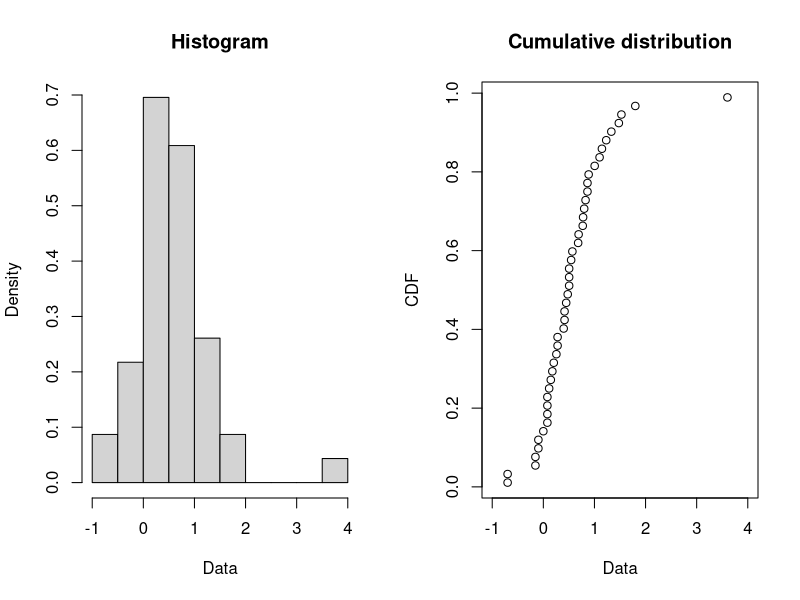
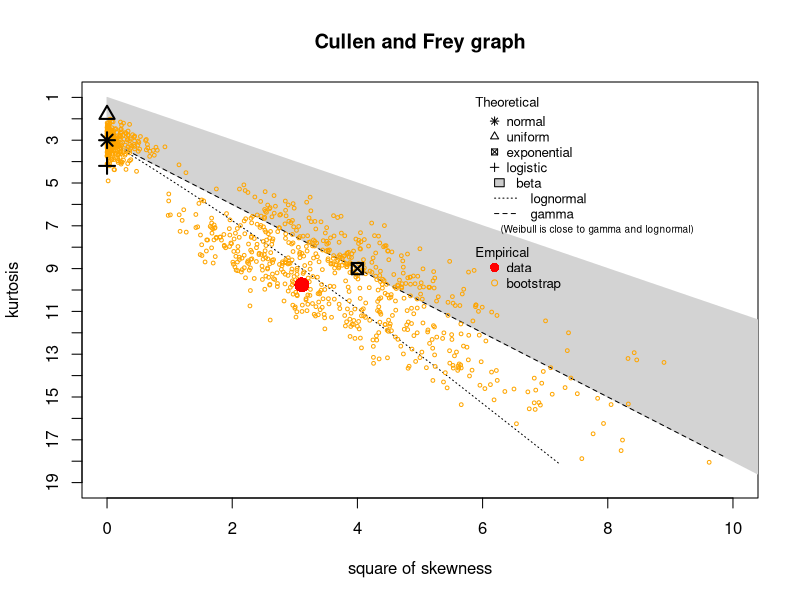
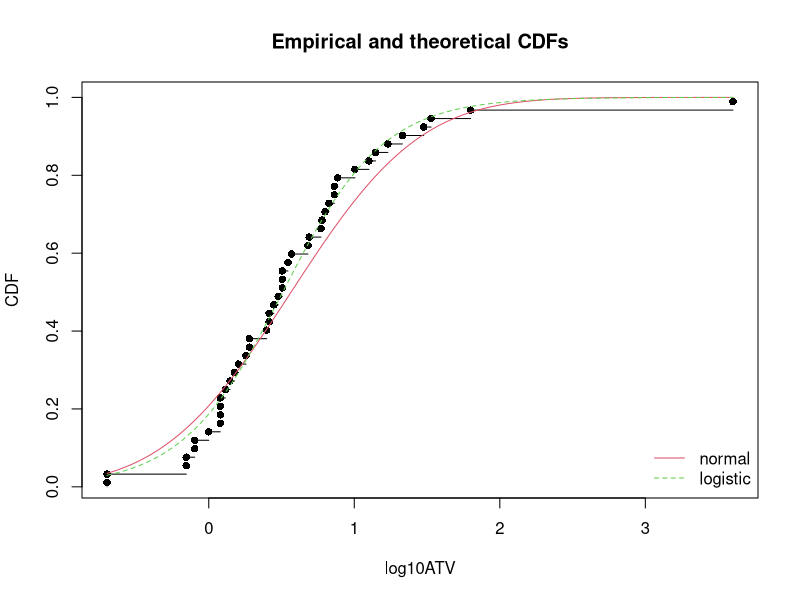
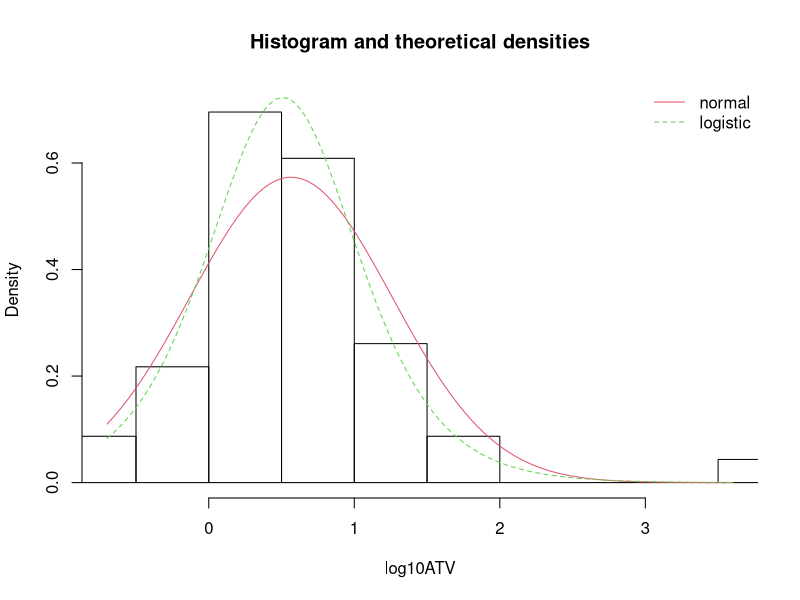
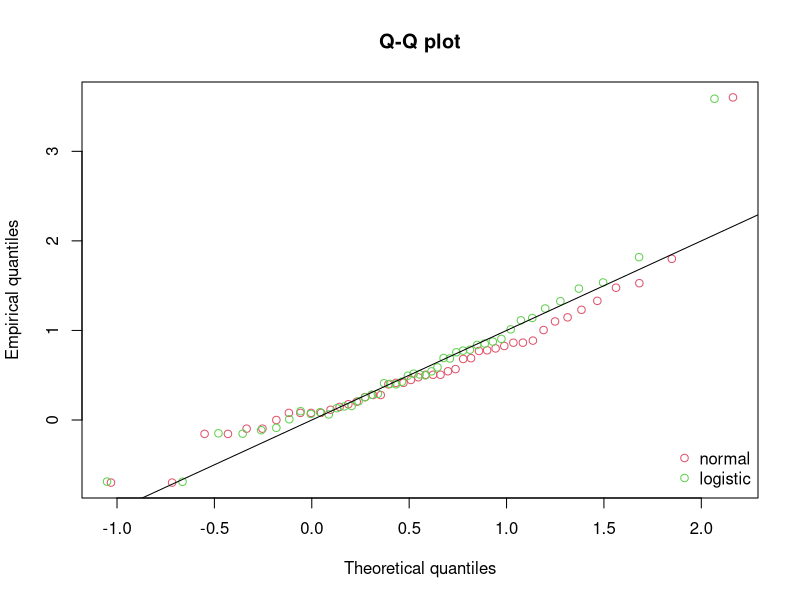
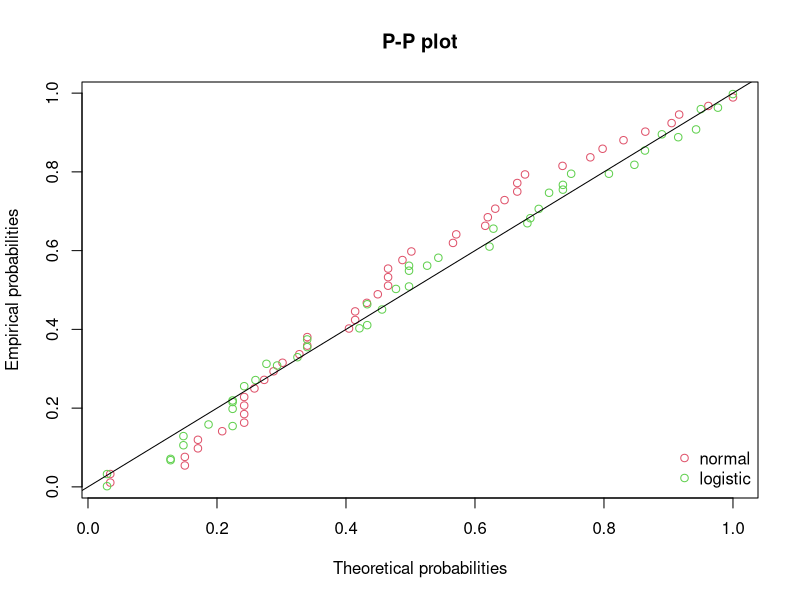
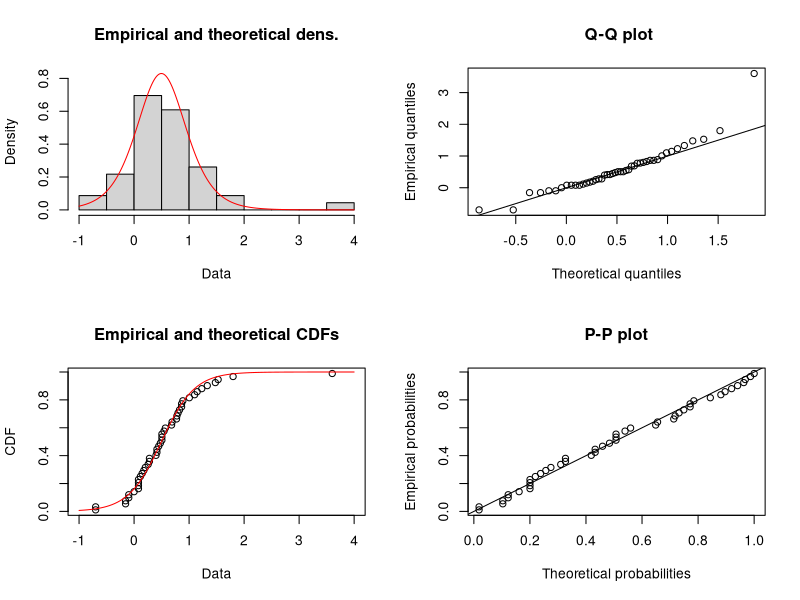

R code for these plots, in order:
# Example of fitting SSD from the fitdistrplus package
# This example has no censoring and is the simplest of the set

# Copyright 2017 Province of British Columbia
#
# Licensed under the Apache License, Version 2.0 (the "License");
# you may not use this file except in compliance with the License.
# You may obtain a copy of the License at
#
# http://www.apache.org/licenses/LICENSE-2.0
#
# Unless required by applicable law or agreed to in writing, software distributed under the License is distributed on an "AS IS" BASIS,
# WITHOUT WARRANTIES OR CONDITIONS OF ANY KIND, either express or implied.
# See the License for the specific language governing permissions and limitations under the License.



library(fitdistrplus)
library(ggplot2)

# (1) load of data and how the first few records
#
data(endosulfan)
head(endosulfan)
xtabs(~Australian+group, data=endosulfan)

# (2) plot and description of data for non Australian fish in base 10 logarithm
#
log10ATV <-log10(subset(endosulfan,(Australian == "no") & (group == "Fish"))$ATV)

plotdist(log10ATV)
descdist(log10ATV,boot=1000)

# (3) fit of a normal and a logistic distribution to data in log10
# (classical distributions used for SSD)
# and visual comparison of the fits
#
fln <- fitdist(log10ATV,"norm")
summary(fln)

fll <- fitdist(log10ATV,"logis")
summary(fll)

cdfcomp(list(fln,fll),legendtext=c("normal","logistic"),
xlab="log10ATV")

denscomp(list(fln,fll),legendtext=c("normal","logistic"),
xlab="log10ATV")

qqcomp(list(fln,fll),legendtext=c("normal","logistic"))
ppcomp(list(fln,fll),legendtext=c("normal","logistic"))

gofstat(list(fln,fll), fitnames = c("lognormal", "loglogistic"))

# (4) estimation of the 5 percent quantile value of 
# logistic fitted distribution (5 percent hazardous concentration  : HC5)
# with its two-sided 95 percent confidence interval calculated by 
# parametric bootstrap 
# with a small number of iterations to satisfy CRAN running times constraint.
# For practical applications, we recommend to use at least niter=501 or niter=1001.
#
# in log10(ATV)
bll <- bootdist(fll,niter=101)
HC5ll <- quantile(bll,probs = 0.05)
# in ATV
10^(HC5ll$quantiles)
10^(HC5ll$quantCI)

# (5) estimation of the 5 percent quantile value of 
# the fitted logistic distribution (5 percent hazardous concentration  : HC5)
# with its one-sided 95 percent confidence interval (type "greater")
# calculated by 
# nonparametric bootstrap 
# with a small number of iterations to satisfy CRAN running times constraint.
# For practical applications, we recommend to use at least niter=501 or niter=1001.
# 
# in log10(ATV)
bllnonpar <- bootdist(fll,niter=101,bootmethod = "nonparam")
HC5llgreater <- quantile(bllnonpar,probs = 0.05, CI.type="greater")
# in ATV
10^(HC5llgreater$quantiles)
10^(HC5llgreater$quantCI)

# (6) fit of a logistic distribution 
# by minimizing the modified Anderson-Darling AD2L distance
# cf. ?mgedist for definition of this distance
#

fllAD2L <- fitdist(log10ATV,"logis",method="mge",gof="AD2L")
summary(fllAD2L)
plot(fllAD2L)
